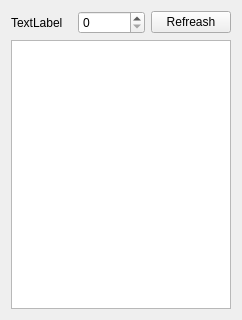
<?xml version="1.0" encoding="UTF-8"?>
<ui version="4.0">
 <class>TxtvwStdout</class>
 <widget class="QWidget" name="TxtvwStdout">
  <property name="geometry">
   <rect>
    <x>0</x>
    <y>0</y>
    <width>242</width>
    <height>320</height>
   </rect>
  </property>
  <property name="windowTitle">
   <string>Form</string>
  </property>
  <layout class="QGridLayout" name="gridLayout">
   <item row="0" column="1">
    <widget class="QSpinBox" name="spinBox">
     <property name="maximum">
      <number>16777216</number>
     </property>
    </widget>
   </item>
   <item row="1" column="0" colspan="3">
    <widget class="QTextBrowser" name="textBrowser"/>
   </item>
   <item row="0" column="0">
    <widget class="QLabel" name="lblTableName">
     <property name="text">
      <string>TextLabel</string>
     </property>
    </widget>
   </item>
   <item row="0" column="2">
    <widget class="QPushButton" name="pushButton">
     <property name="text">
      <string>Refreash</string>
     </property>
    </widget>
   </item>
  </layout>
 </widget>
 <resources/>
 <connections/>
</ui>
